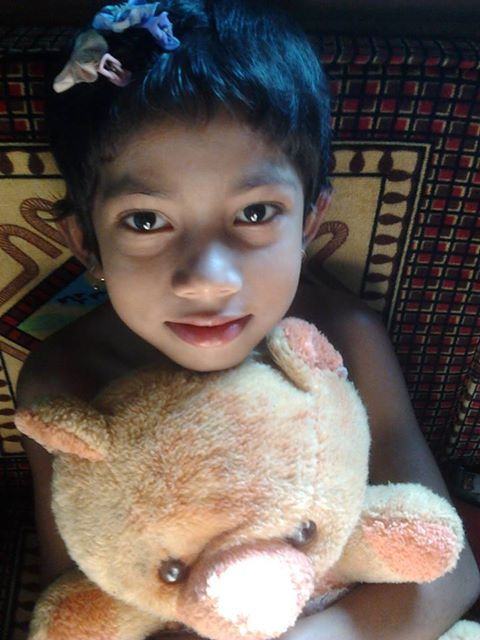
%> input picture 1.jpg, 480 x 640 px
$ octave segmentation.m   (GNU Octave 9; MATLAB toolbox functions it lacks are replaced by stand-ins)
%> lines starting %> are read from the running program, lines starting %| are printed output that depends on the picture
I=imread('1.jpg');
%> I is the input picture: size 640x480x3 uint8; mean R, G, B 101.1, 90.5, 84.3
[r,c]= size(I);
%> r = 640; c = 1440
A=I(1:r/2,1:c/2);
[p,q]=size(A);
%> p = 320; q = 720
          A1=A(1:p,1:q/3);
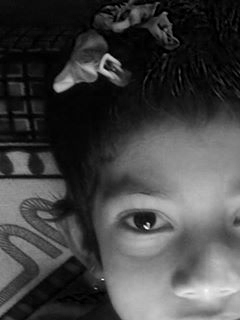
%> A1: size 320x240 uint8; min 0, max 255, mean 67.4
B=I(1:r/2,c/2+1:c);
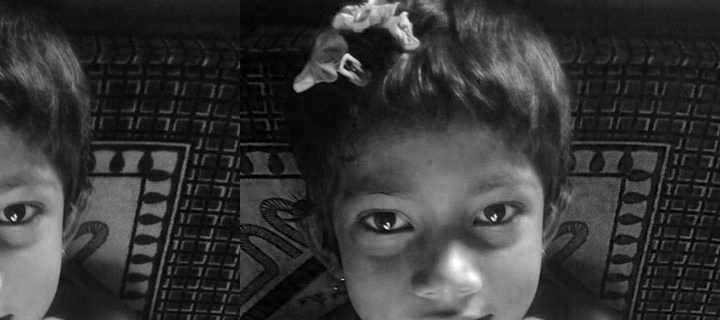
%> B: size 320x720 uint8; min 0, max 255, mean 55.1
[a,b]=size(B);
%> a = 320; b = 720
          B1=B(1:a,1:b/3);
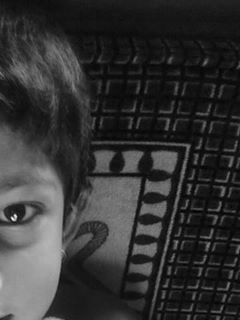
%> B1: size 320x240 uint8; min 0, max 255, mean 51.1
C=I(r/2+1:r,1:c/2);
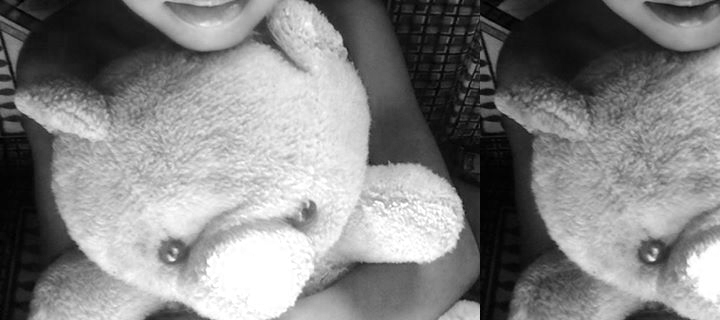
%> C: size 320x720 uint8; min 0, max 255, mean 131
[e,f]=size(C);
%> e = 320; f = 720
           C1=C(1:e,1:f/3);
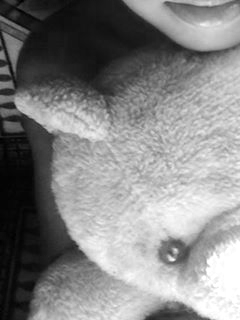
%> C1: size 320x240 uint8; min 0, max 255, mean 132.8
D=I(r/2+1:r,c/2+1:c);
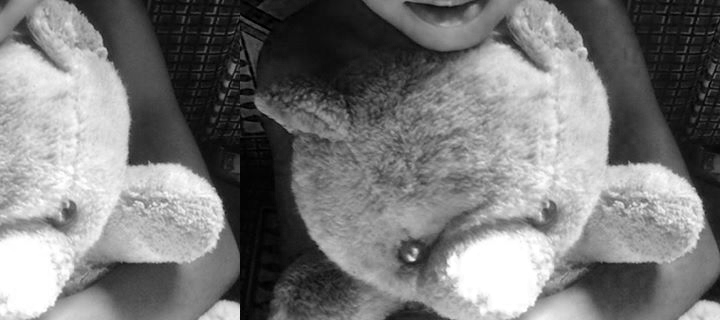
%> D: size 320x720 uint8; min 0, max 255, mean 121.5
[u,v]=size(D);
%> u = 320; v = 720
          D1=D(1:u,1:v/3);
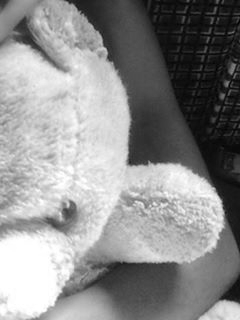
%> D1: size 320x240 uint8; min 0, max 255, mean 141.3
%L=([A1 B;D A]);
subplot(2,2,1), imshow(A1), title('Image changed');
%subplot(3,3,2), imshow(B), title('Image changed');
subplot(2,2,2), imshow(B1), title('Image changed');
%subplot(3,3,4), imshow(C), title('Image changed');
subplot(2,2,3), imshow(C1), title('Image changed');
%subplot(3,3,6), imshow(D), title('Image changed');
subplot(2,2,4), imshow(D1), title('Image changed');

$ run again, with 2.jpg copied over 1.jpg
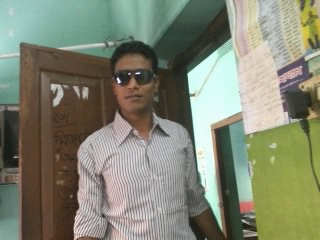
%> input picture 2.jpg, 320 x 240 px
%> I is the input picture: size 240x320x3 uint8; mean R, G, B 129.6, 133, 114.2
%> `D=I(r/2+1:r,c/2+1:c);`:
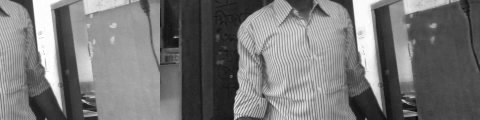
%> D: size 120x480 uint8; min 0, max 255, mean 119
%> `D1=D(1:u,1:v/3);`:
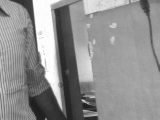
%> D1: size 120x160 uint8; min 23, max 255, mean 143.8
